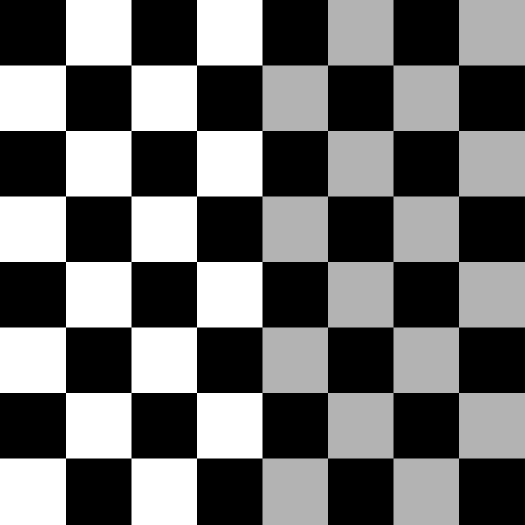
#> input picture OpenCvLearning/ImgSet/CH04/Fig0407(a).tif, 1049 x 1049 px, found by its file name (shown at 1/2 size)
$ python PicCH09.py   (older library calls are emulated)
#> lines starting #> are read from the running program, lines starting #| are printed output that depends on the picture; after the words box and inside, x2 and y2 are one past the last pixel; in counts of white or black regions, pixels touching at a corner belong together
"""
author : Zelin Yao
date : 2022-8-20
"""
#Goal
"""
1.sobel,scharr,laplacian
2.数据类型对边界截取的影响实验
"""

import cv2
import numpy as np
import matplotlib.pyplot as plt

'''sobel,scharr,laplacian'''
img = cv2.imread("D:\\Git\\2=Python\\1=ImgProcessing\\OpenCvLearning\\ImgSet\\CH04\\Fig0407(a).tif")
#> img is the input picture: shape (1049, 1049, 3); min 0, max 255, mean 108.5
ret,img_binarization = cv2.threshold(img,10,255,cv2.THRESH_BINARY)
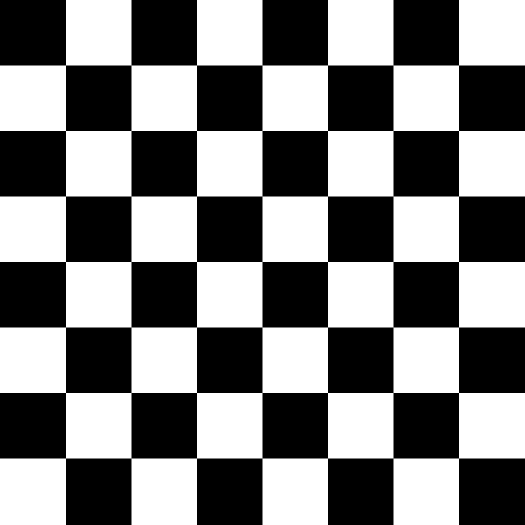
#> img_binarization: shape (1049, 1049, 3) (shown at 1/2 size); 50% white; 1 black region, box (x1, y1, x2, y2) and area: (0, 0, 1049, 1049) 550200
sobel_x = cv2.Sobel(img_binarization,-1,1,0,ksize=1)
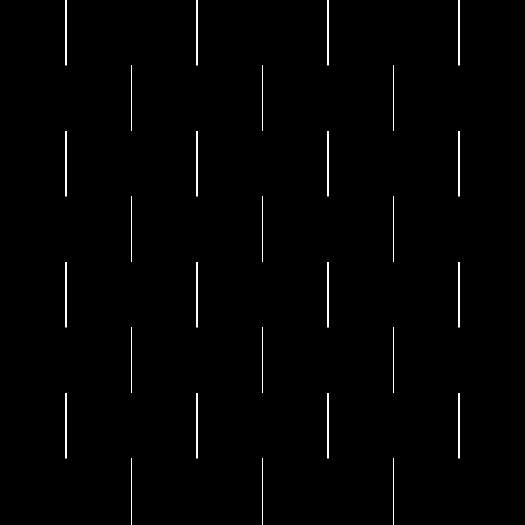
#> sobel_x: shape (1049, 1049, 3) (shown at 1/2 size); 0.67% white in thin lines or dots, all inside (x1, y1, x2, y2) = (131, 0, 919, 1049)
sobel_y = cv2.Sobel(img_binarization,-1,0,1,ksize=1)
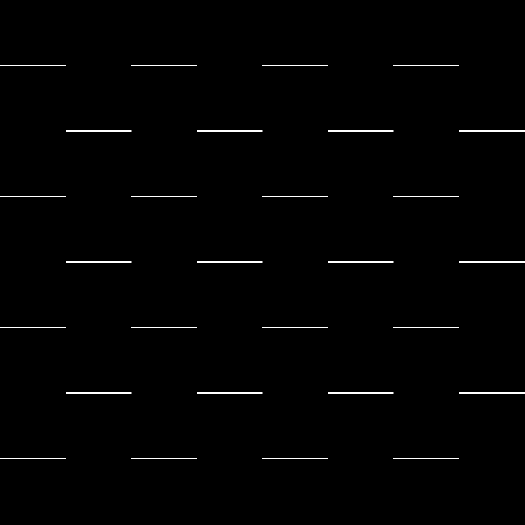
#> sobel_y: shape (1049, 1049, 3) (shown at 1/2 size); 0.67% white in thin lines or dots, all inside (x1, y1, x2, y2) = (0, 130, 1049, 918)
scharr_x = cv2.Sobel(img_binarization,-1,1,0,ksize = -1)
scharr_y = cv2.Sobel(img_binarization,-1,0,1,ksize = -1)
laplacian = cv2.Laplacian(img_binarization,-1)
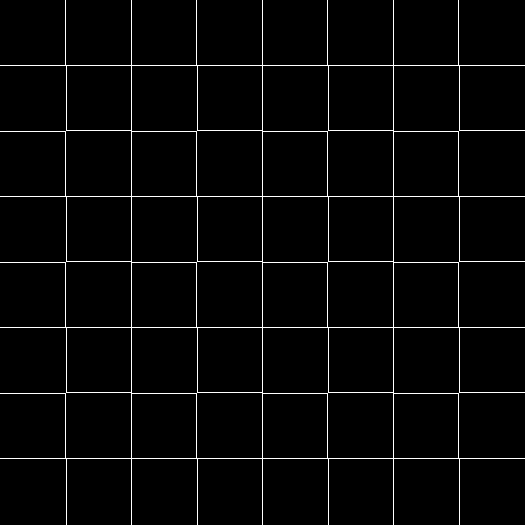
#> laplacian: shape (1049, 1049, 3) (shown at 1/2 size); 1.3% white in thin lines or dots
# plt.subplot(231)

'''2.数据类型对边界截取的影响实验'''
img = cv2.imread("D:\\Git\\2=Python\\1=ImgProcessing\\OpenCvLearning\\ImgSet\\CH04\\Fig0418(a).tif")
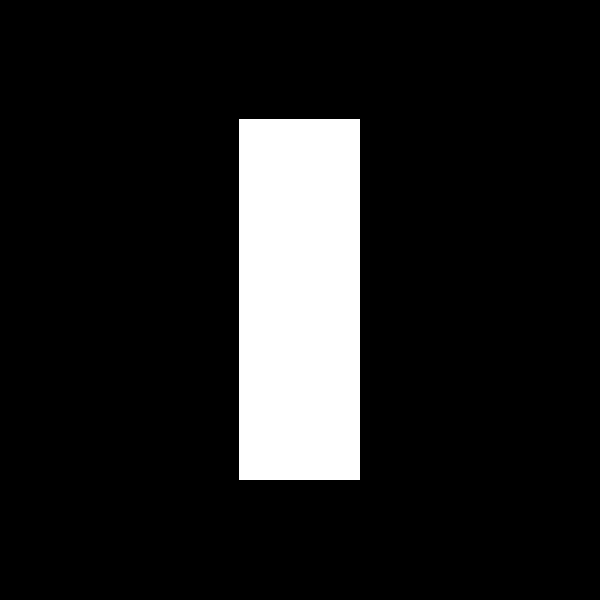
#> input picture OpenCvLearning/ImgSet/CH04/Fig0418(a).tif, 600 x 600 px, found by its file name
#> img is the input picture: shape (600, 600, 3); 12.1% white; 1 white region, box (x1, y1, x2, y2) and area: (239, 119, 360, 480) 43681
ret,img_binarization = cv2.threshold(img,10,255,cv2.THRESH_BINARY)
sobel_x_8U = cv2.Sobel(img_binarization,cv2.CV_8U,1,0,ksize=5)
#> sobel_x_8U: shape (600, 600, 3); 0.41% white; 1 white region, box (x1, y1, x2, y2) and area: (237, 117, 241, 482) 1460
sobel_y_8U = cv2.Sobel(img_binarization,cv2.CV_8U,0,1,ksize=5)
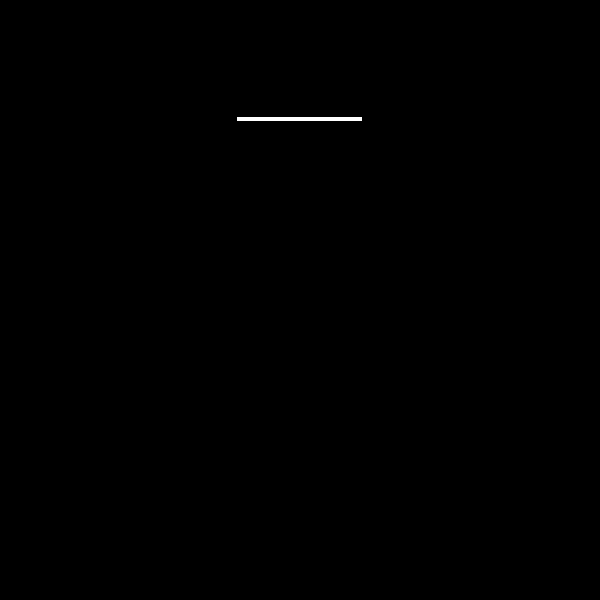
#> sobel_y_8U: shape (600, 600, 3); 0.14% white; 1 white region, box (x1, y1, x2, y2) and area: (237, 117, 362, 121) 500

sobel_x_16S = cv2.Sobel(img_binarization,cv2.CV_16S,1,0,ksize=5)
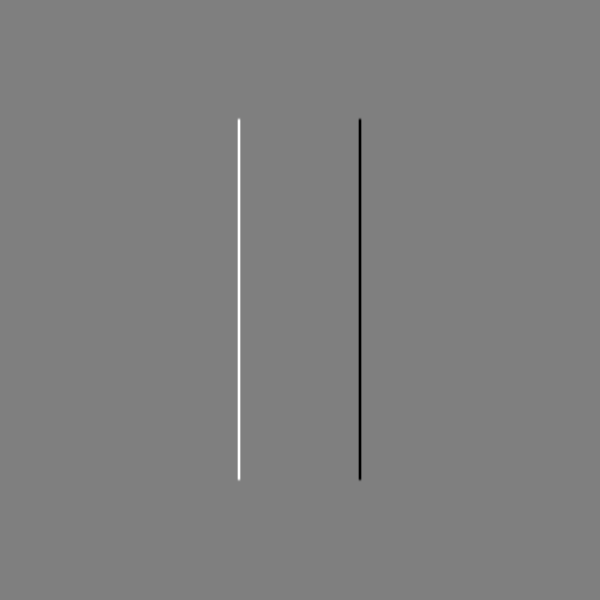
#> sobel_x_16S: shape (600, 600, 3) int16; min -12240, max 12240, mean 0; drawn with min black and max white
sobel_y_16S = cv2.Sobel(img_binarization,cv2.CV_16S,0,1,ksize=5)
abs_sobel_x_16S = np.absolute(sobel_x_16S)
abs_sobel_y_16S = np.absolute(sobel_y_16S)
U8_abs_sobel_x_16S = np.uint8(abs_sobel_x_16S)
U8_abs_sobel_y_16S = np.uint8(abs_sobel_y_16S)

plt.subplot(231)
plt.imshow(img)
plt.title('original')
plt.subplot(232)
plt.imshow(sobel_x_8U)
plt.title('sobel_x_8U')
plt.subplot(233)
plt.imshow(sobel_y_8U)
plt.title('sobel_y_8U')
plt.subplot(234)
plt.imshow(img)
plt.title('original')
plt.subplot(235)
plt.imshow(U8_abs_sobel_x_16S)
plt.title('U8_abs_sobel_x_16S')
plt.subplot(236)
plt.imshow(U8_abs_sobel_y_16S)
plt.title('U8_abs_sobel_y_16S')
plt.show()
